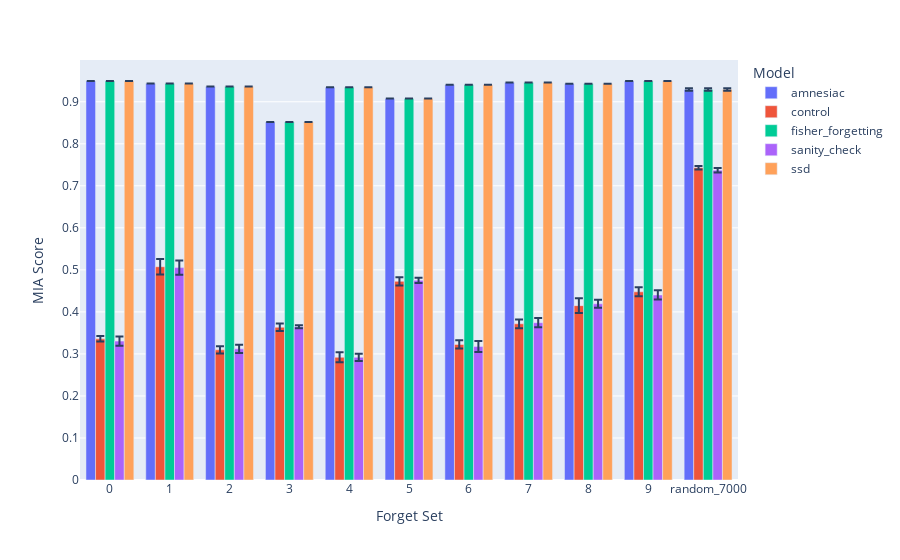

Write notebook code for a chart like this one.
### Code cell
fig = px.bar(
    plot_df,
    x='forget_set',
    y='mean_score',
    color='model',
    labels={
        'forget_set': 'Forget Set',
        'mean_score': score_label,
        'model': 'Model',
    },
    barmode='group',
    error_y='std_score',
)
fig.show()

### Figure 1 — Plotly figure (JSON) as saved in the notebook; plotly's stock layout.template omitted (floating-point values rounded to 4 significant figures)
{"data": [{"alignmentgroup": "True", "error_y": {"array": [0, 0, 0, 0, 0, 0, 0, 0, 0, 0, 0.00304]}, "hovertemplate": "Model=amnesiac<br>Forget Set=%{x}<br>MIA Score=%{y}<extra></extra>", "legendgroup": "amnesiac", "marker": {"color": "#636efa", "pattern": {"shape": ""}}, "name": "amnesiac", "offsetgroup": "amnesiac", "orientation": "v", "showlegend": true, "textposition": "auto", "type": "bar", "x": ["0", "1", "2", "3", "4", "5", "6", "7", "8", "9", "random_7000"], "xaxis": "x", "y": [0.9494, 0.9434, 0.9364, 0.8518, 0.9344, 0.9076, 0.9406, 0.946, 0.943, 0.9492, 0.9294], "yaxis": "y"}, {"alignmentgroup": "True", "error_y": {"array": [0.006524, 0.01835, 0.008747, 0.009034, 0.01168, 0.00978, 0.009866, 0.01045, 0.01745, 0.01083, 0.004222]}, "hovertemplate": "Model=control<br>Forget Set=%{x}<br>MIA Score=%{y}<extra></extra>", "legendgroup": "control", "marker": {"color": "#EF553B", "pattern": {"shape": ""}}, "name": "control", "offsetgroup": "control", "orientation": "v", "showlegend": true, "textposition": "auto", "type": "bar", "x": ["0", "1", "2", "3", "4", "5", "6", "7", "8", "9", "random_7000"], "xaxis": "x", "y": [0.3358, 0.5075, 0.3096, 0.3635, 0.292, 0.4727, 0.3226, 0.3717, 0.4149, 0.4478, 0.7428], "yaxis": "y"}, {"alignmentgroup": "True", "error_y": {"array": [0, 0, 0, 0, 0, 0, 0, 0, 0, 0, 0.00304]}, "hovertemplate": "Model=fisher_forgetting<br>Forget Set=%{x}<br>MIA Score=%{y}<extra></extra>", "legendgroup": "fisher_forgetting", "marker": {"color": "#00cc96", "pattern": {"shape": ""}}, "name": "fisher_forgetting", "offsetgroup": "fisher_forgetting", "orientation": "v", "showlegend": true, "textposition": "auto", "type": "bar", "x": ["0", "1", "2", "3", "4", "5", "6", "7", "8", "9", "random_7000"], "xaxis": "x", "y": [0.9494, 0.9434, 0.9364, 0.8518, 0.9344, 0.9076, 0.9406, 0.946, 0.943, 0.9492, 0.9294], "yaxis": "y"}, {"alignmentgroup": "True", "error_y": {"array": [0.01125, 0.01711, 0.01003, 0.003748, 0.008693, 0.006173, 0.0131, 0.0111, 0.009409, 0.01095, 0.005277]}, "hovertemplate": "Model=sanity_check<br>Forget Set=%{x}<br>MIA Score=%{y}<extra></extra>", "legendgroup": "sanity_check", "marker": {"color": "#ab63fa", "pattern": {"shape": ""}}, "name": "sanity_check", "offsetgroup": "sanity_check", "orientation": "v", "showlegend": true, "textposition": "auto", "type": "bar", "x": ["0", "1", "2", "3", "4", "5", "6", "7", "8", "9", "random_7000"], "xaxis": "x", "y": [0.3305, 0.5054, 0.312, 0.3647, 0.2919, 0.475, 0.3175, 0.3743, 0.4193, 0.4403, 0.7372], "yaxis": "y"}, {"alignmentgroup": "True", "error_y": {"array": [0, 0, 0, 0, 0, 0, 0, 0, 0, 0, 0.00304]}, "hovertemplate": "Model=ssd<br>Forget Set=%{x}<br>MIA Score=%{y}<extra></extra>", "legendgroup": "ssd", "marker": {"color": "#FFA15A", "pattern": {"shape": ""}}, "name": "ssd", "offsetgroup": "ssd", "orientation": "v", "showlegend": true, "textposition": "auto", "type": "bar", "x": ["0", "1", "2", "3", "4", "5", "6", "7", "8", "9", "random_7000"], "xaxis": "x", "y": [0.9494, 0.9434, 0.9364, 0.8518, 0.9344, 0.9076, 0.9406, 0.946, 0.943, 0.9492, 0.9294], "yaxis": "y"}], "layout": {"barmode": "group", "legend": {"title": {"text": "Model"}, "tracegroupgap": 0}, "margin": {"t": 60}, "xaxis": {"anchor": "y", "domain": [0, 1], "title": {"text": "Forget Set"}}, "yaxis": {"anchor": "x", "domain": [0, 1], "title": {"text": "MIA Score"}}}}
